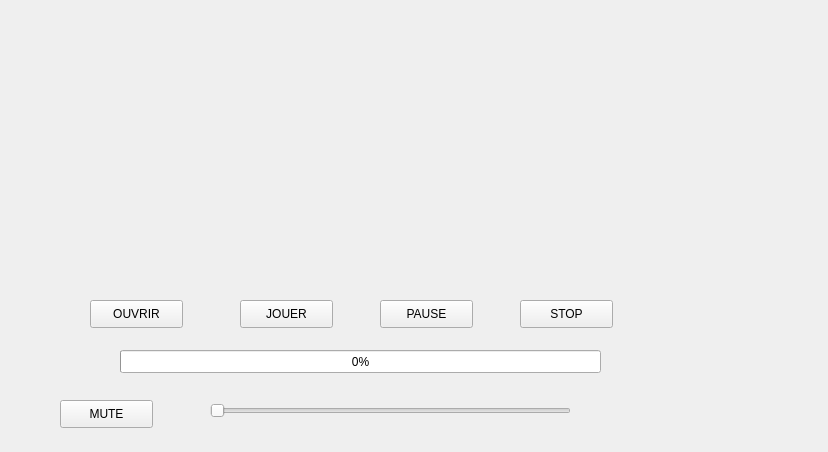
<?xml version="1.0" encoding="UTF-8"?>
<ui version="4.0">
 <class>Video_Play</class>
 <widget class="QWidget" name="Video_Play">
  <property name="geometry">
   <rect>
    <x>0</x>
    <y>0</y>
    <width>828</width>
    <height>452</height>
   </rect>
  </property>
  <property name="windowTitle">
   <string>Form</string>
  </property>
  <widget class="QPushButton" name="stop">
   <property name="geometry">
    <rect>
     <x>520</x>
     <y>300</y>
     <width>93</width>
     <height>28</height>
    </rect>
   </property>
   <property name="text">
    <string>STOP</string>
   </property>
  </widget>
  <widget class="QPushButton" name="pause">
   <property name="geometry">
    <rect>
     <x>380</x>
     <y>300</y>
     <width>93</width>
     <height>28</height>
    </rect>
   </property>
   <property name="text">
    <string>PAUSE</string>
   </property>
  </widget>
  <widget class="QPushButton" name="ouvrir">
   <property name="geometry">
    <rect>
     <x>90</x>
     <y>300</y>
     <width>93</width>
     <height>28</height>
    </rect>
   </property>
   <property name="text">
    <string>OUVRIR</string>
   </property>
  </widget>
  <widget class="QPushButton" name="jouer">
   <property name="geometry">
    <rect>
     <x>240</x>
     <y>300</y>
     <width>93</width>
     <height>28</height>
    </rect>
   </property>
   <property name="text">
    <string>JOUER</string>
   </property>
  </widget>
  <widget class="QProgressBar" name="avance">
   <property name="geometry">
    <rect>
     <x>120</x>
     <y>350</y>
     <width>481</width>
     <height>23</height>
    </rect>
   </property>
   <property name="value">
    <number>0</number>
   </property>
  </widget>
  <widget class="QSlider" name="volume">
   <property name="geometry">
    <rect>
     <x>210</x>
     <y>400</y>
     <width>361</width>
     <height>22</height>
    </rect>
   </property>
   <property name="orientation">
    <enum>Qt::Horizontal</enum>
   </property>
  </widget>
  <widget class="QPushButton" name="mute">
   <property name="geometry">
    <rect>
     <x>60</x>
     <y>400</y>
     <width>93</width>
     <height>28</height>
    </rect>
   </property>
   <property name="text">
    <string>MUTE</string>
   </property>
  </widget>
 </widget>
 <resources/>
 <connections/>
</ui>
